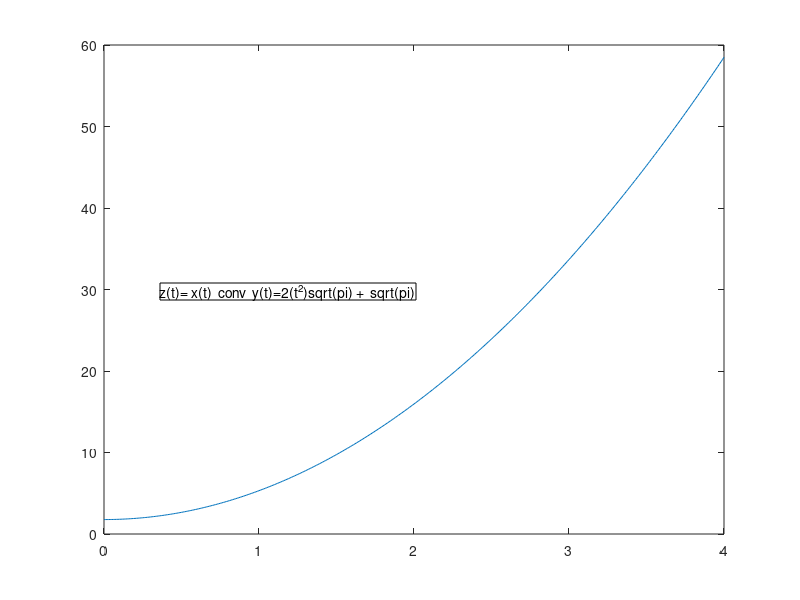

Recreate this plot in MATLAB.
% Ex_2_1_conv_x_y_grafiek.m
clc;clear;clf('reset');
t=0:0.01:4;
z=2.*(t.^2).*sqrt(pi) +   sqrt(pi);
plot(t,z);
dim=[.2 .5 .3 .3];
str='z(t)= x(t)  conv  y(t)=2(t^2)sqrt(pi) +  sqrt(pi)';
annotation('textbox',dim,'String',str,'FitBoxToText','on');